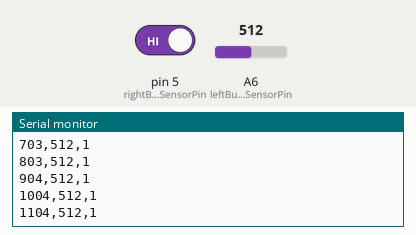
Recording of a sketch running on a simulated Arduino Nano, built with avr-gcc and run on an emulated ATmega328P. Parts: the last lines printed to the serial monitor. The test bench sets the inputs (shaded band); at power-on: A6 (leftBumpSensorPin) = 512, pin 5 (rightBumpSensorPin) HIGH.

Above: at 1.2 s.
1.3 s: A6 (leftBumpSensorPin) set to 716
At 1.31 s:
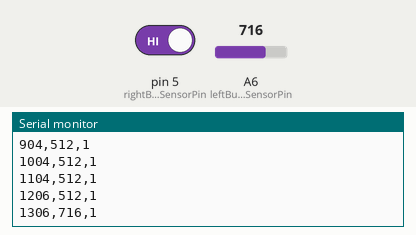
2.8 s: pin 5 (rightBumpSensorPin) driven LOW
At 2.82 s:
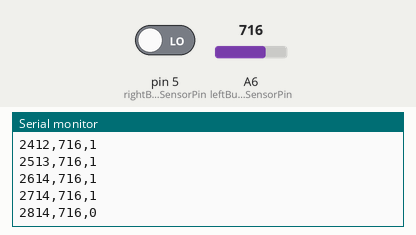
4.3 s: A6 (leftBumpSensorPin) set to 900
At 4.33 s:
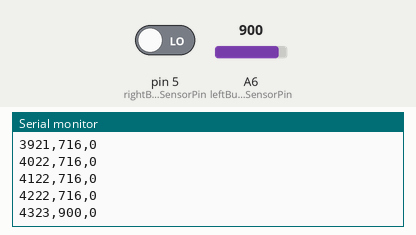
5.8 s: pin 5 (rightBumpSensorPin) driven HIGH
At 5.84 s:
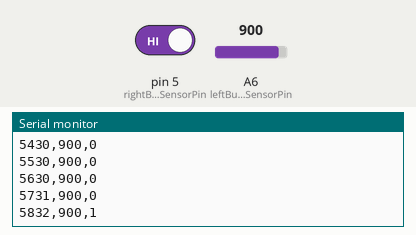
Timing chart, 0 to 8.3 s (numbered marks = the images above; inputs shaded):
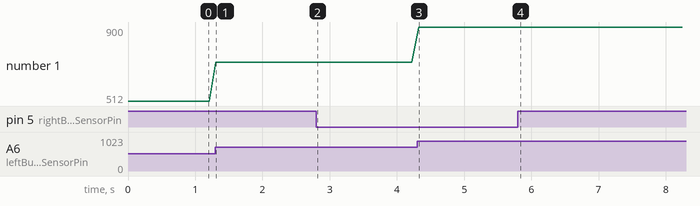

Measured:
- after the input at 1.3 s, the serial monitor: prints a new line at once (image 1)
- after the input at 2.8 s, the serial monitor: prints a new line at once (image 2)
- after the input at 4.3 s, the serial monitor: prints a new line at once (image 3)
- after the input at 5.8 s, the serial monitor: prints a new line at once (image 4)
- plotted number 1: 512 → 716 after the input at 1.3 s, 716 → 900 after the input at 4.3 s

The sketch:

FollowerTest0.ino
```cpp
const int leftBumpSensorPin = A6;   // Left bump sensor (ADC input)
const int rightBumpSensorPin = 5;   // Right bump sensor (Digital input)
const int EMIT_PIN = 11;            // EMIT pin, used to control the infrared emitter

const int distanceThreshold = 300;  // ADC threshold for distance determination
const int rightBumpDetected = HIGH; // State of the right bump sensor when infrared signal is detected

void setup() {
    Serial.begin(9600);

    // Configure sensor pins
    pinMode(leftBumpSensorPin, INPUT_PULLUP);
    pinMode(rightBumpSensorPin, INPUT_PULLUP);

    // Disable the infrared emitter of the Follower
    pinMode(EMIT_PIN, INPUT);
}

void loop() {
    unsigned long timestamp = millis(); // Get the current time in milliseconds
    int leftBumpValue = analogRead(leftBumpSensorPin);
    int rightBumpValue = digitalRead(rightBumpSensorPin);

    // Output data in CSV format as "timestamp,left_value,right_value"
    Serial.print(timestamp);
    Serial.print(",");
    Serial.print(leftBumpValue);
    Serial.print(",");
    Serial.println(rightBumpValue);

    delay(100);

}
```
